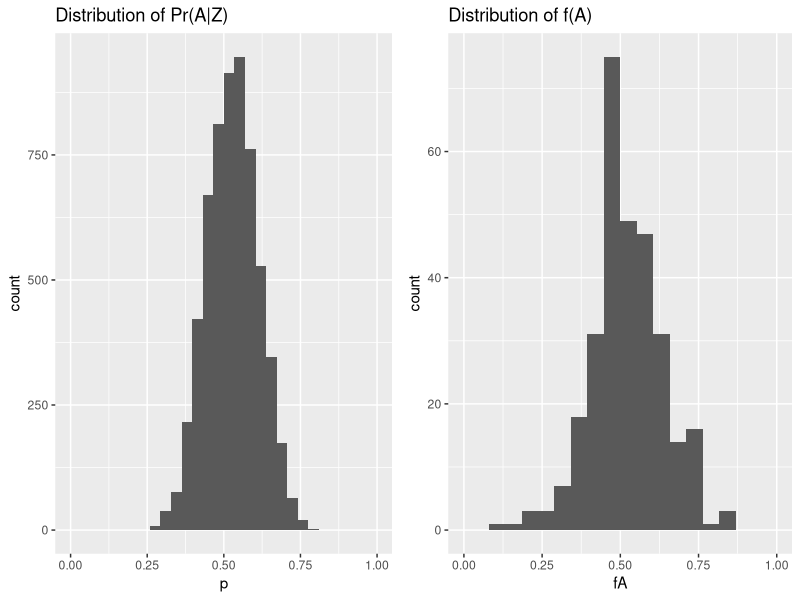
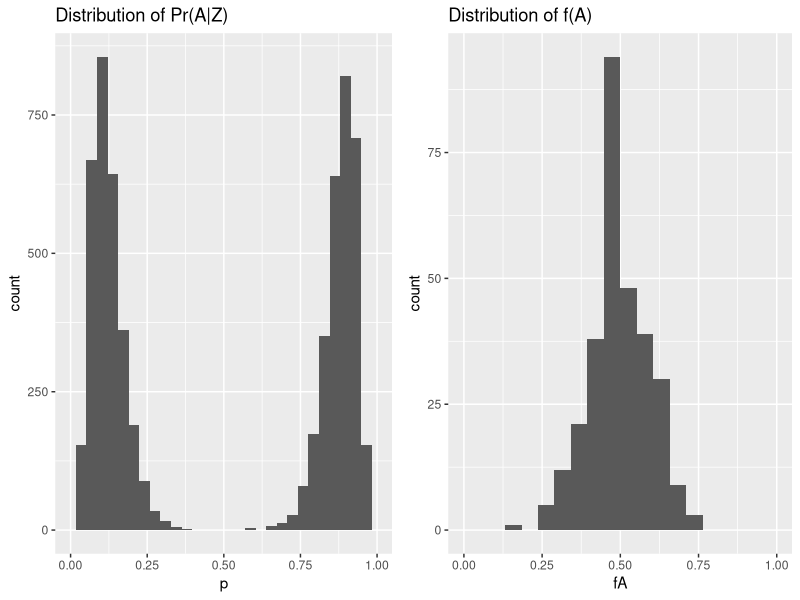
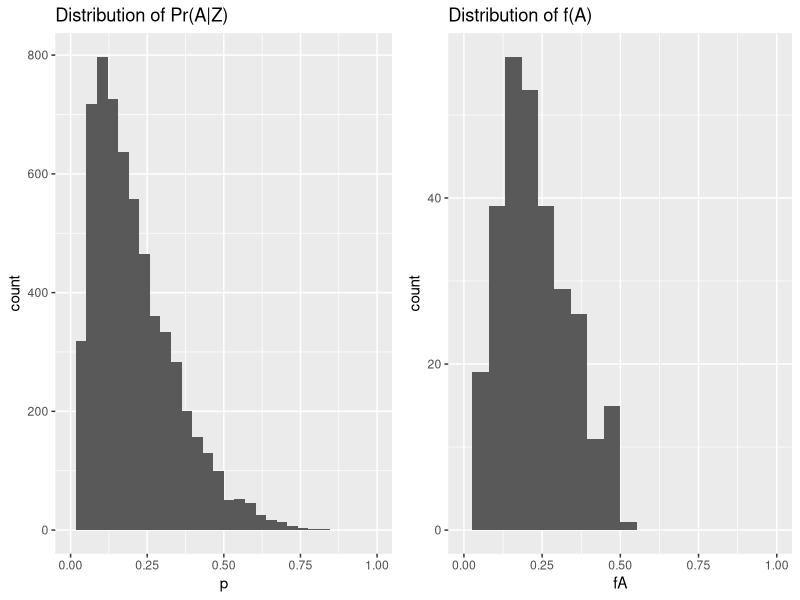
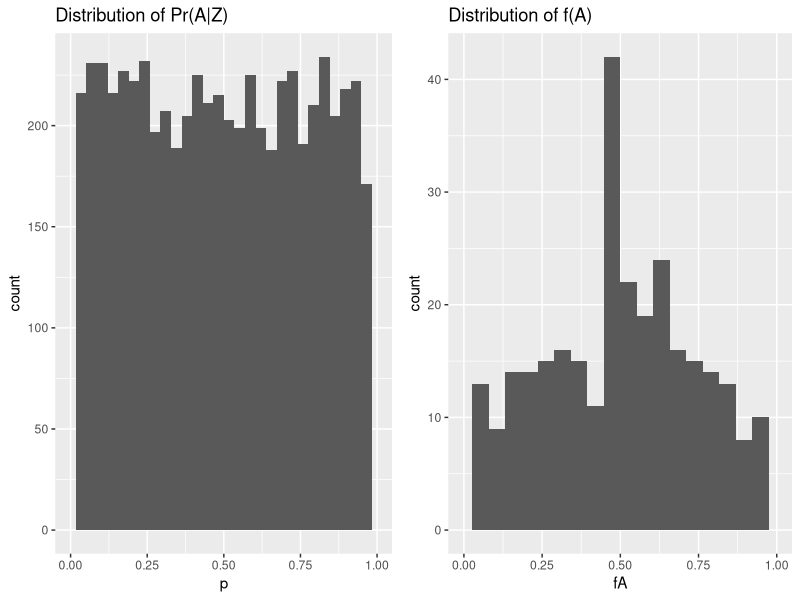

These charts were generated, in order, by the following R code:
## ---- chunk 1
knitr::opts_chunk$set(echo = FALSE, message = FALSE, fig.height = 3)
library(dplyr)
library(ggplot2)
library(gridExtra)
## ---- chunk 2
gen_data <- function(m, ni, gamma, theta, beta){
  n <- m * ni
  data_frame(
    group = rep(1:m, each = ni),
    Z1  = rnorm(n, sd = 1),
    Z2  = rbinom(n, size = 1, prob = .5),
    b   = rep(rnorm(m, sd = theta), each = ni),
    p   = as.numeric(plogis(cbind(1, Z1, Z2) %*% gamma + b)),
    A   = rbinom(n, size = 1, prob = p),
    fA  = rep(tapply(A, group, mean), each = ni),
    Y   = as.numeric(cbind(1, A, fA, Z1, Z2) %*% beta)
  )
}
## ---- chunk 3
dt <- gen_data(300, 20, c(.1, .2, 0), .3, c(2, 0, 0, -1.5, 2))

p1 <- ggplot(data = dt, aes(x = p)) + 
  geom_histogram(bins = 30 ) + 
  scale_x_continuous(limits = c(0, 1)) +
  ggtitle('Distribution of Pr(A|Z)')
p2 <- ggplot(data = distinct(dt, group, fA), aes(x = fA)) + 
  geom_histogram(bins = 20) + 
  scale_x_continuous(limits = c(0, 1)) + 
  ggtitle('Distribution of f(A)')
grid.arrange(p1, p2, nrow = 1)
## ---- chunk 4
dt <- gen_data(300, 20, c(2.1, .4, -4.2), .3, c(2, 0, 0, -1.5, 2))

p1 <- ggplot(data = dt, aes(x = p)) + 
  geom_histogram(bins = 30 ) + 
  scale_x_continuous(limits = c(0, 1)) +
  ggtitle('Distribution of Pr(A|Z)')
p2 <- ggplot(data = distinct(dt, group, fA), aes(x = fA)) + 
  geom_histogram(bins = 20) + 
  scale_x_continuous(limits = c(0, 1)) + 
  ggtitle('Distribution of f(A)')
grid.arrange(p1, p2, nrow = 1)
## ---- chunk 5
dt <- gen_data(300, 20, c(-1, .5, -1), .5, c(2, 0, 0, -1.5, 2))

p1 <- ggplot(data = dt, aes(x = p)) + 
  geom_histogram(bins = 30 ) + 
  scale_x_continuous(limits = c(0, 1)) +
  ggtitle('Distribution of Pr(A|Z)')
p2 <- ggplot(data = distinct(dt, group, fA), aes(x = fA)) + 
  geom_histogram(bins = 20) + 
  scale_x_continuous(limits = c(0, 1)) + 
  ggtitle('Distribution of f(A)')
grid.arrange(p1, p2, nrow = 1)
## ---- chunk 6
dt <- gen_data(300, 20, c(0, .75, 0), 1.5, c(2, 0, 0, -1.5, 2))

p1 <- ggplot(data = dt, aes(x = p)) + 
  geom_histogram(bins = 30 ) + 
  scale_x_continuous(limits = c(0, 1)) +
  ggtitle('Distribution of Pr(A|Z)')
p2 <- ggplot(data = distinct(dt, group, fA), aes(x = fA)) + 
  geom_histogram(bins = 20) + 
  scale_x_continuous(limits = c(0, 1)) + 
  ggtitle('Distribution of f(A)')
grid.arrange(p1, p2, nrow = 1)
